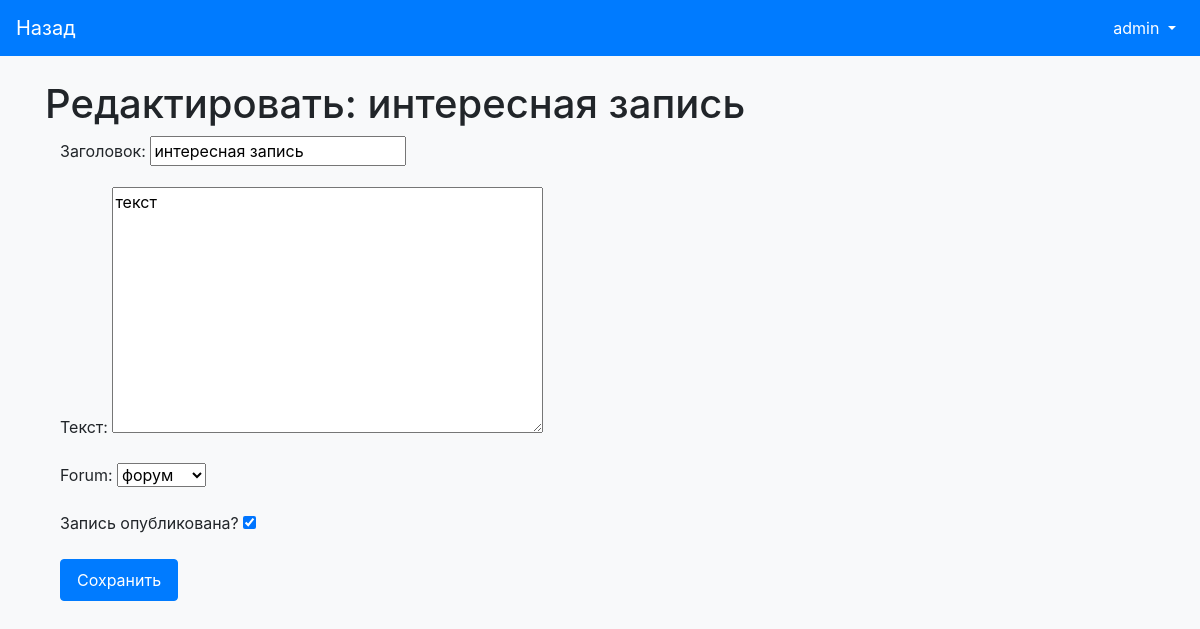
Page /forum/3/posts/post/29/edit/ (signed in) on the committed database.
### blog/models.py (models this page shows, shortened)
class Post(models.Model):
    author = models.ForeignKey(settings.AUTH_USER_MODEL, on_delete=models.CASCADE)
    title = models.CharField(max_length=200, verbose_name="Заголовок")
    text = models.TextField(verbose_name="Текст")
    created_at = models.DateTimeField(default=timezone.now, verbose_name="Дата создания")
    published_at = models.DateTimeField(blank=True, null=True, verbose_name="Дата публикации")
    forum = models.ForeignKey(Forum, on_delete=models.CASCADE)
    likes = models.IntegerField(default=0)
    published = PostPublishedManager()
    objects = PostManager()
    is_published = models.BooleanField(default=False, verbose_name="Запись опубликована?")
    class Meta:
        verbose_name = 'Запись в блоге'
        verbose_name_plural = 'Записи в блоге'

class Forum(models.Model):
    title = models.CharField(max_length=200)
    author = models.ForeignKey(settings.AUTH_USER_MODEL, on_delete=models.CASCADE, default=False)
    description = models.TextField()
    objects = models.Manager()
    def __str__(self):
        return self.title

### blog/views.py (the view)
# urls.py: path('forum/<int:forum_id>/posts/post/<int:post_id>/edit/', views.post_edit, name='post_edit'),
@login_required
def post_edit(request, post_id=None, forum_id=None):
    if request.user.is_authenticated:
        return post_update(request, post_id, forum_id)
    return redirect('post_list', forum_id=forum_id)

### blog/forms.py
class PostForm(forms.ModelForm):
    class Meta:
        model = Post
        fields = ('title', 'text', 'forum', 'is_published')

### blog/managers.py (called while the page is built)
    def get_queryset(self):
        return super().get_queryset().filter(
            published_at__lte=timezone.now())

### blog/views.py (called while the page is built, shortened)
def post_update(request, post_id, forum_id):
    if post_id:
        try:
            post = Post.published.all().get(id = post_id)
        except Post.DoesNotExist:
            raise Http404('Запись не найдена')
        if post and post.author != request.user:
            return redirect('post_list', forum_id=forum_id)
        if request.method == "POST":
            form = PostForm(request.POST, instance=post)
        else:
            form = PostForm(instance=post)
    else:
        if request.method == "POST":
            form = PostForm(request.POST)
        else:
            form = PostForm()
    return render(request, 'blog/post_edit.html', {'form': form})

### blog/templates/blog/post_edit.html (shortened to what this page needs)
{% load static %}
{% load widget_tweaks %}
<!DOCTYPE html>
<html lang="en">
<head>
    <link rel="stylesheet" href="https://stackpath.bootstrapcdn.com/bootstrap/4.3.1/css/bootstrap.min.css"
>
    <link rel="stylesheet" href="{% static 'blog/css/theme.css' %}">
</head>
<body>
<nav class="navbar navbar-expand-lg navbar-light">
    <a class="navbar-brand" href="javascript:history. back()">Назад</a>
    <div class="collapse navbar-collapse" id="navbarNav">
        <ul class="navbar-nav ml-auto">
            {% if user.is_authenticated %}
                <li class="nav-item dropdown">
                    <a class="nav-link dropdown-toggle" href="#" id="navbarDropdown" role="button" data-toggle="dropdown" aria-haspopup="true" aria-expanded="false">
                         {{ user.username }}
                    </a>
                </li>
            {% else %}
                <li class="nav-item">
                    <a class="nav-link" href="{% url 'login' %}">Войти</a>
                </li>
            {% endif %}
        </ul>
    </div>
</nav>
<div class="container mt-4">
    <h1>
        {% if form.instance.id %}
        Редактировать: {{ form.instance.title }}
        {% else %}
        Новая запись
        {% endif %}
    </h1>
    <form method="POST" class="post-form container">
        {{ form.as_p }}
        <button type="submit" class="btn btn-primary">Сохранить</button>
    </form>
</div>
</body>
</html>

### blog/static/blog/css/theme.css (style rules this page uses)
body { background-color: #f8f9fa; }
.navbar { background-color: #007bff; }
.navbar-brand, .nav-link { color: #ffffff !important; }
.btn-primary { background-color: #007bff; border-color: #007bff; }
.btn { padding: 0.5rem 1rem; }

### rows in the picture
Post: instance "интересная запись", title "интересная запись", text "текст", forum "форум", is_published "☑"

### other values in the picture
{{ user.username }} "admin"
